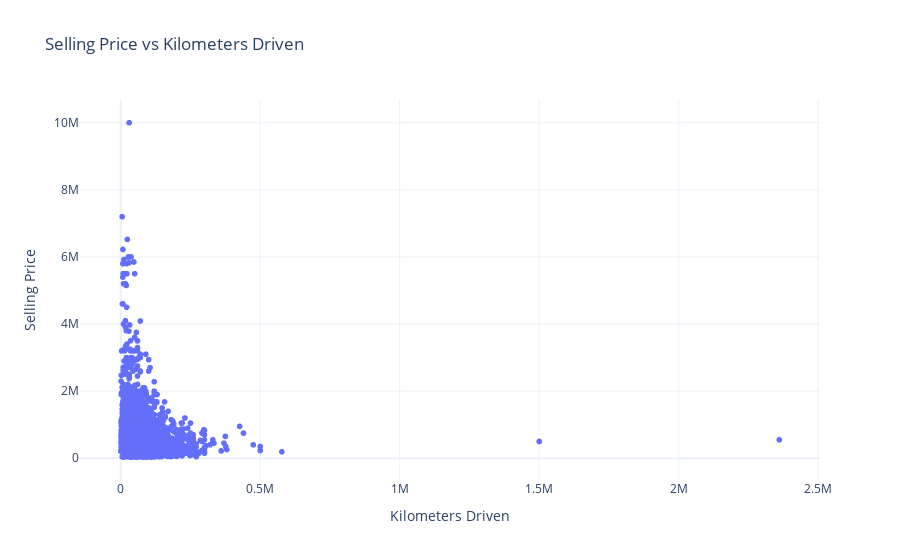

Write notebook code for a chart like this one.
### Markdown cell above
## Interactive Visualizations
We create interactive visualizations using Plotly for dynamic data exploration.

### Code cell
# Scatter Plot: Selling Price vs Kilometers Driven
if 'selling_price' in df_clean.columns and 'km_driven' in df_clean.columns:
    fig = px.scatter(df_clean, x='km_driven', y='selling_price',
                     title="Selling Price vs Kilometers Driven",
                     labels={'km_driven': 'Kilometers Driven', 'selling_price': 'Selling Price'},
                     template='plotly_white')
    fig.show()

### Figure 1 — Plotly figure (JSON) as saved in the notebook; plotly's stock layout.template omitted (floating-point values rounded to 4 significant figures; data arrays with more than 128 entries replaced by an {"elided": "..."} marker saying what was removed)
{"data": [{"hovertemplate": "Kilometers Driven=%{x}<br>Selling Price=%{y}<extra></extra>", "legendgroup": "", "marker": {"color": "#636efa", "symbol": "circle"}, "mode": "markers", "name": "", "showlegend": false, "type": "scattergl", "x": {"elided": "6717 int values"}, "xaxis": "x", "y": {"elided": "6717 int values"}, "yaxis": "y"}], "layout": {"legend": {"tracegroupgap": 0}, "title": {"text": "Selling Price vs Kilometers Driven"}, "xaxis": {"anchor": "y", "domain": [0, 1], "title": {"text": "Kilometers Driven"}}, "yaxis": {"anchor": "x", "domain": [0, 1], "title": {"text": "Selling Price"}}}}
